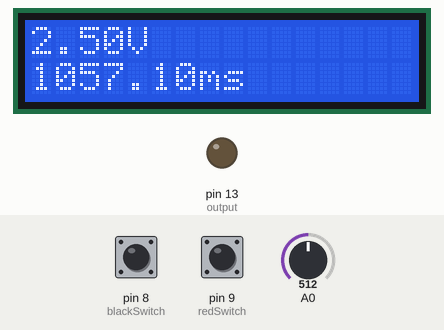
Recording of a sketch running on a simulated Arduino Uno, built with avr-gcc and run on an emulated ATmega328P. On the bench: 16×2 character LCD, output pins drawn as LEDs (lit = HIGH). Dashed ring = blinking. The test bench sets the inputs (shaded band); at power-on: pin 8 (blackSwitch) HIGH, pin 9 (redSwitch) HIGH, A0 = 512.

Above: at 4.0 s.
4.1 s: pin 8 (blackSwitch) pulled LOW for 0.15 s
At 4.4 s:
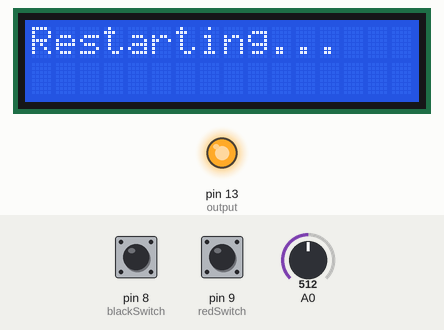
6.4 s: pin 9 (redSwitch) pulled LOW for 3.2 s
At 7.2 s:
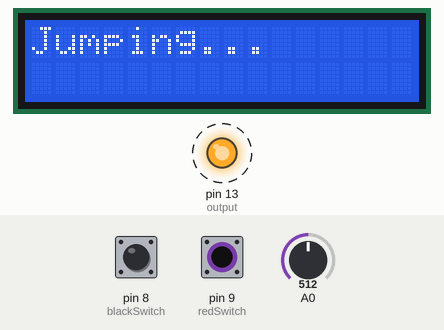
11.6 s: A0 set to 478
At 12.6 s:
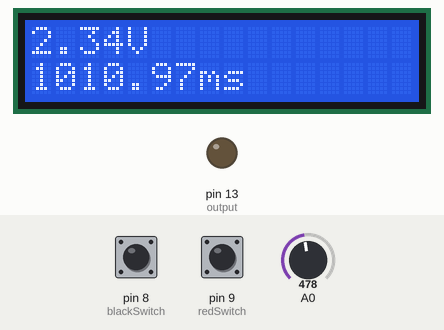
13.1 s: A0 set to 453
At 13.6 s:
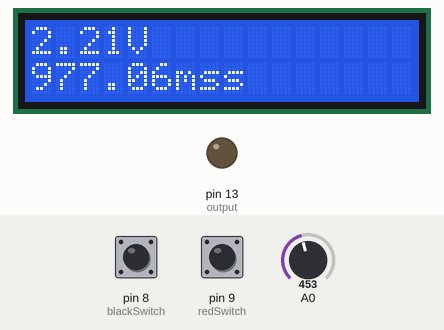
14.6 s: pin 8 (blackSwitch) pulled LOW for 1 s
At 16.6 s:
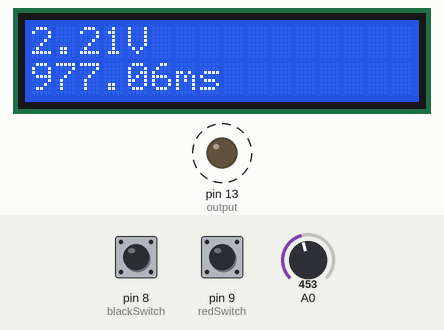
17.7 s: pin 8 (blackSwitch) pulled LOW for 3.2 s
At 22.0 s:
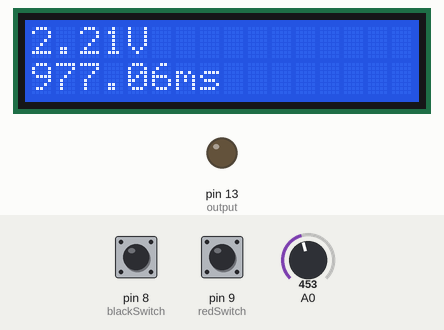
Timing chart, 0 to 23.4 s (numbered marks = the images above; inputs shaded):
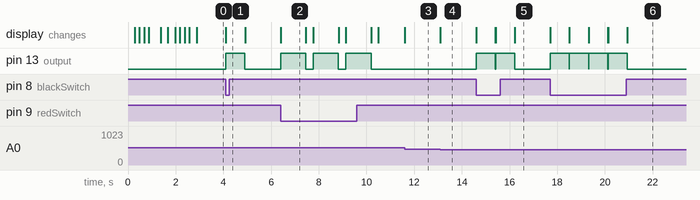

Measured:
- the behaviour switches between 470 and 469 on A0 (found by bisection; images 3 and 4)
- after the input at 4.1 s, pin 13 (output): LOW → HIGH at once, → LOW 0.80 s later; the display: changes at once (image 1)
- after the input at 6.4 s, pin 13 (output): alternates HIGH for 1.1 s and LOW for 0.31 s, starting at once; the display: changes at once (image 2)
- after the input at 11.6 s, the display: changes at once (image 3)
- after the input at 13.1 s, the display: changes at once (image 4)
- after the input at 14.6 s, pin 13 (output): alternates HIGH for 0.80 s and LOW for 0.01 s, 4 changes in all, then stays LOW, starting at once; the display: first changes at once (image 5 shows a later state)
- after the input at 17.7 s, pin 13 (output): alternates HIGH for 0.80 s and LOW for 0.01 s, 8 changes in all, then stays LOW, starting at once; the display: first changes at once (image 6 shows a later state)

The sketch:

masterJump.ino
```cpp
// This section defines key variables and sets up the pins.
#include <LiquidCrystal.h>
LiquidCrystal lcd(7, 6, 5, 4, 3, 2);
// Above two lines simply set up display software for these pins, to enable us to use the attached LCD screen (which is attached to output pins 2 through 7).

const int blackSwitch = 8;
const int redSwitch = 9;
// Sets up the two switch input pins that the programme requires in order to operate.

const int output = 13;
// Sets up the position of the final pin needed - the output pin that enters into the circuit.

float voltage;
float jumpTime;
float y = 300;
// Defines some key variables that are used later on in the programme.
// This includes the voltage that is input into the programme that is then converted to jumpTime. There is also an intermediary value, y, which determines how fast the initial animation goes off.


// Following section defines a two-step animation that is used at the start of the programme as a sort of start-up screen.
// It has no actual purpose vis-à-vis the actual functioning of the programme, but the animation looks quite good.
// The animation in question is that of the chess piece in Jump jumping across the LCD screen.
// It works by dividing the LCD display into 8x5 pixel windows.
// It then draws each "frame" separately for the 8x5 windows.

// The full chess piece
byte customChar[8] = {
0b00100,
0b01110,
0b00100,
0b00000,
0b00100,
0b01110,
0b01110,
0b11111
};

// An empty character.
byte customChar2[8] = {
0b00000,
0b00000,
0b00000,
0b00000,
0b00000,
0b00000,
0b00000,
0b00000
};

// Group1
byte customChar3b[8] = {
0b00100,
0b00000,
0b00100,
0b01110,
0b01110,
0b11111,
0b00000,
0b00000,
};

byte customChar3a[8] = {
0b00000,
0b00000,
0b00000,
0b00000,
0b00000,
0b00000,
0b00100,
0b01110,
};

// Group2
byte customChar4b[8] = {
0b00100,
0b01110,
0b01110,
0b11111,
0b00000,
0b00000,
0b00000,
0b00000
};

byte customChar4a[8] = {
0b00000,
0b00000,
0b00000,
0b00000,
0b00100,
0b01110,
0b00100,
0b00000
};

// Group3
byte customChar5a[8] = {
0b00000,
0b00000,
0b00100,
0b01110,
0b00100,
0b00000,
0b00100,
0b01110
};

byte customChar5b[8] = {
0b01110,
0b11111,
0b00000,
0b00000,
0b00000,
0b00000,
0b00000,
0b00000
};

// This section is the preliminaries to the running of the programme.
void setup() {
pinMode(blackSwitch, INPUT_PULLUP);
pinMode(redSwitch, INPUT_PULLUP);
// These two lines put a pullup resistor above each of the switches.
// This means that when the button is pressed, there is a low voltage to the input.
// The reason why this is here will be discussed fully elsewhere, but it prevents "floating" between high and low.
pinMode(output, OUTPUT);
// This line simply sets the output pin to being an output.
digitalWrite(output, LOW);
// Preliminarily sets the output to being low.
// When the output is high, that is when the circuit below is triggered, and the phone connected to ground.
Serial.begin(9600);
// Sets data rate in bits per second.
lcd.begin(16, 2);
// Defines the LCD's number of columns and rows:
lcd.print("MasterJump");
// Print the message "Master Jump" (as a sort of title for the load screen) to the LCD.
animation();
// Executes the animated jumping character function.
lcd.clear();
// Clears the LCD of all of the "load screen" detritus.
}

// This section calculates how long a press is needed for the jump to be the correct length.
float timeCalc() {
jumpTime = 277.59 * voltage + 362.45;
return jumpTime;
// Returns the correct time for the Jump.
}


// This section scales the voltage input from the variable resistor and modulates it to display a value between 0 and 5V.
float voltageCalc() {
int sensorValue = analogRead(A0);
// Reads in the analogue sensor reading of the variable resistor in the first analogue pin.
voltage = sensorValue * (5.0 / 1023.0);
// Scales the digital value, so it will be a value between 0 and 5V
return voltage;
// Returns the modulated value.
}

// This is the main loop of the programme.
void loop() {
voltageCalc();
timeCalc();
// Constantly updates the scaled voltage reading and associated jump time.
lcd.setCursor(0, 0);
lcd.print(voltage);
lcd.print("V");
// Displays on the LCD the updated voltage reading.
lcd.setCursor(0, 1);
lcd.print(jumpTime);
lcd.print("ms");
// Displays on the second row the updated time reading.

// This is the case where the user has pressed the red switch.
// This case is intended as the actual jump calculation.
if (digitalRead(redSwitch) == LOW) {
   lcd.clear();
   // Clears out all of the normal display.
   lcd.print("Jumping...");
   // Replaces it with a new message saying "Jumping".
   digitalWrite(output, HIGH);
   // Sets the output pin to high - triggering the circuit.
   delay(jumpTime);
   // Delays the correct amount of time for the "press".
   digitalWrite(output, LOW);
   // Sets the output back to low, so that it doesn't just keep on pressing down.
   lcd.clear();
   // Clears the display again to prepare for going back to the normal display.
   delay(300);
   // A delay to prevent button spam.
}

// The case where the black reset switch is pressed down.
// This case is intended as a reset button for when the user dies.
if (digitalRead(blackSwitch) == LOW) {
   lcd.clear();
   // Clears out normal display.
   lcd.setCursor(0, 0);
   lcd.print("Restarting...");
   // Prints the message "Restarting".
   digitalWrite(output, HIGH);
   // Starts the "press".
   delay(800);
   // Holds the "press".
   digitalWrite(output, LOW);
   // Lets go of the "press".
   lcd.clear();
   // Clears the display in anticipation of the usual display.
}
}

// This section is the part that actually executes the jumping piece animation.
void animation() {

// Creating the custom characters from the arrays of bytes defined at the beginning of the code.
lcd.createChar(0, customChar);
lcd.createChar(1, customChar2);
lcd.createChar(2, customChar3a);
lcd.createChar(3, customChar3b);
lcd.createChar(4, customChar4a);
lcd.createChar(5, customChar4b);
lcd.createChar(6, customChar5a);
lcd.createChar(7, customChar5b);

// Rising part of the jumping action, for more natural movements, many frames are drawn
float a = 11;
// Sets the position at which the piece starts rising.
lcd.setCursor(a, 1);
lcd.write((uint8_t)0);
lcd.setCursor(a, 0);
lcd.write(2);
delay(y - 100);
lcd.setCursor(a, 1);
lcd.write(3);
delay(y - 100);
lcd.setCursor(a, 0);
lcd.write(4);
lcd.setCursor(a, 1);
lcd.write(5);
delay(y - 100);
lcd.setCursor(a, 0);
lcd.write(6);
lcd.setCursor(a, 1);
lcd.write(7);
delay(y - 100);
lcd.setCursor(a, 0);
lcd.write((uint8_t)0);
lcd.setCursor(a, 1);
lcd.write(1);
delay(y - 100);


/*The piece moving horizontally in the upper row, representing the part where the piece is in air.
The for loops simplifies the code, as the character that needs to be printed doesn't change, unlike that in the rising and falling parts.
As Arduino only supports 8 custom characters, the horizontal movement cannot be improved by using multiple frames
*/

for (int a = 11; a < 14; a += 1) {
lcd.setCursor(a, 0);
lcd.write((uint8_t)0);
lcd.setCursor(a, 0);
delay(y);
lcd.write(1);
}


// Falling part of the animation, effectively it's is the mirror image of the rising part, representing the piece falling to the ground
float b = 14;
// Sets the position at which the piece starts to fall
lcd.setCursor(b, 0);
lcd.write(6);
lcd.setCursor(b, 1);
lcd.write(7);
delay(y - 100);
lcd.setCursor(b, 0);
lcd.write(4);
lcd.setCursor(b, 1);
lcd.write(5);
delay(y - 100);
lcd.setCursor(b, 0);
lcd.write(2);
lcd.setCursor(b, 1);
lcd.write(3);
delay(y - 100);
lcd.setCursor(b, 0);
lcd.write(1);
lcd.setCursor(b, 1);
lcd.write((uint8_t)0);
delay(y);
}
```
